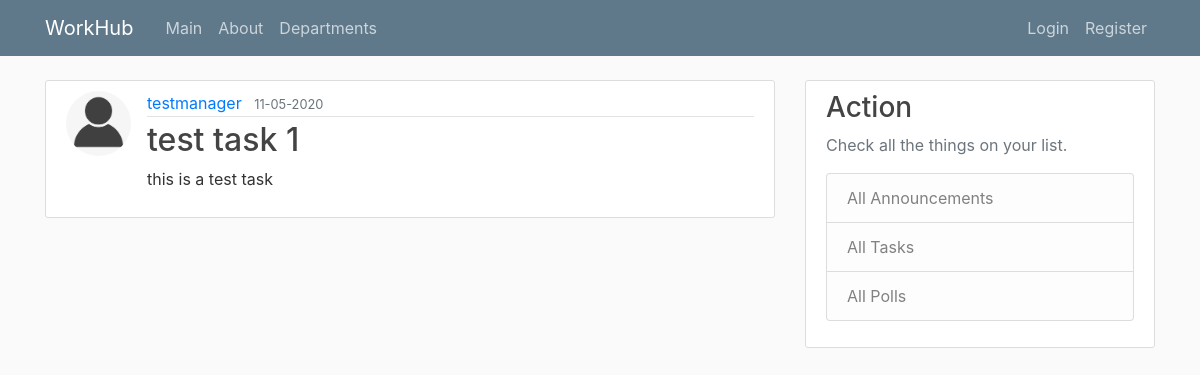
The app's page /tasks/1 with its own data.
### scheduler/models.py (models this page shows, shortened)
class User(db.Model, UserMixin):
    id = db.Column(db.Integer, primary_key=True)
    username = db.Column(db.String(20), unique=True, nullable=False)
    email = db.Column(db.String(120), unique=True, nullable=False)
    is_manager = db.Column(db.Boolean, nullable=False)
    dept = db.Column(db.String(60), nullable=False)
    image_file = db.Column(db.String(20), nullable=False, default='default.jpg')
    password = db.Column(db.String(60), nullable=False)
    announcement = db.relationship('Announcement', backref='author', lazy=True)
    poll = db.relationship('Poll', backref='author', lazy=True)
    task = db.relationship('Task', backref='author', lazy=True)

class Task(db.Model):
    id = db.Column(db.Integer, primary_key=True)
    title = db.Column(db.String(100), nullable=False)
    date_posted = db.Column(db.DateTime, nullable=False, default=datetime.utcnow)
    content = db.Column(db.Text, nullable=False)
    user_id = db.Column(db.Integer, db.ForeignKey('user.id'), nullable=False)
    audience = db.Column(db.String(300), nullable = False)

### scheduler/routes.py (the view)
@app.route("/tasks/<task_id>")
def task(task_id):
	task = Task.query.get_or_404(task_id)
	return render_template('task.html', title= task.title, task = task)

### scheduler/templates/task.html (shortened to what this page needs)
{% extends "layout.html" %}
{% block content %}
  <article class="media content-section">
    <img class = "rounded-circle article-img" src = "{{ url_for('static', filename = 'profile_pics/' + task.author.image_file) }}">
    <div class="media-body">
      <div class="article-metadata">
        <a class="mr-2" href="#">{{ task.author.username }}</a>
        <small class="text-muted">{{task.date_posted.strftime('%m-%d-%Y') }}</small>
      </div>
      <h2 class = "article-title">{{ task.title }}</h2>
      <p class="article-content">{{ task.content }}</p>
    </div>
  </article>
{% endblock content  %}

### scheduler/static/main.css (style rules this page uses)
body { background: #fafafa; color: #333333; margin-top: 5rem; }
h1, h2, h3, h4, h5, h6 { color: #444444; }
.content-section { background: #ffffff; padding: 10px 20px; border: 1px solid #dddddd; border-radius: 3px; margin-bottom: 20px; }
.article-title { color: #444444; }
.article-content { white-space: pre-line; }
.article-img { height: 65px; width: 65px; margin-right: 16px; }
.article-metadata { padding-bottom: 1px; margin-bottom: 4px; border-bottom: 1px solid #e3e3e3 }

### records on screen
User: image_file (placeholder picture), author.username "testmanager"
Task: date_posted "11-05-2020", title "test task 1", content "this is a test task"
